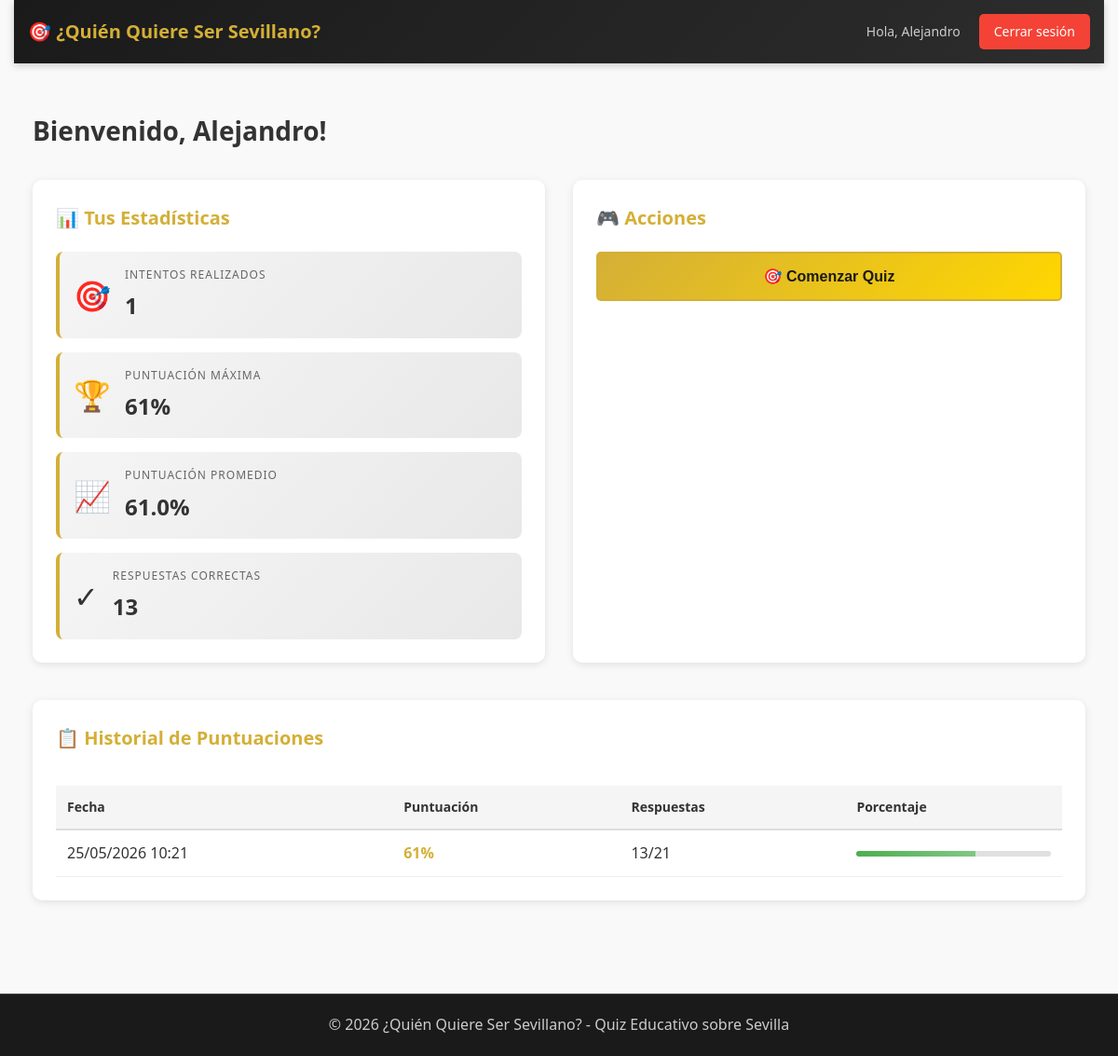
The app's page /dashboard (signed in) with its own data.
### tables this page shows
CREATE TABLE puntuaciones (
            id INTEGER PRIMARY KEY AUTOINCREMENT,
            usuario_id INTEGER NOT NULL,
            puntuacion_total INTEGER NOT NULL,
            respuestas_correctas INTEGER NOT NULL,
            respuestas_totales INTEGER NOT NULL,
            fecha_intento TIMESTAMP DEFAULT CURRENT_TIMESTAMP,
            FOREIGN KEY (usuario_id) REFERENCES usuarios(id) ON DELETE CASCADE
        );

### app.py (the view)
@app.route('/dashboard')
def dashboard():
    if 'user_id' not in session:
        return redirect(url_for('login'))
    user_id = session['user_id']
    stats = db.get_user_stats(user_id)
    scores = db.get_user_scores(user_id)
    return render_template(
        'dashboard.html',
        nombre=session['nombre'],
        stats=stats,
        scores=scores
    )

### app.py (called while the page is built)
@app.before_request
def before_request():
    try:
        _ = db.connection
    except Exception as e:
        print(f"Error en before_request: {e}")

@app.teardown_appcontext
def shutdown_session(exception=None):
    pass

### database.py (called while the page is built, shortened)
    def _get_connection(self):
        return self._local.connection

    @property
    def connection(self):
        return self._get_connection()

    def fetch_query(self, query, params=None):
        cursor = None
        try:
            conn = self.connection
            cursor = conn.cursor()
            if params:
                cursor.execute(query, params)
            else:
                cursor.execute(query)
            columns = [description[0] for description in cursor.description] if cursor.description else []
            result = []
            for row in cursor.fetchall():
                result.append(dict(zip(columns, row)))
            return result
        except Exception as e:
            print(f"Error en consulta: {e}")
            return None
        finally:
            if cursor:
                cursor.close()

    def get_user_scores(self, user_id):
        query = """
        SELECT * FROM puntuaciones
        WHERE usuario_id = ?
        ORDER BY fecha_intento DESC
        """
        scores = self.fetch_query(query, (user_id,))
        if scores:
            for score in scores:
                if isinstance(score['fecha_intento'], str):
                    score['fecha_intento'] = datetime.fromisoformat(score['fecha_intento'])
        return scores

    def get_user_stats(self, user_id):
        query = """
        SELECT
            COUNT(*) as total_intentos,
            MAX(puntuacion_total) as puntuacion_maxima,
            AVG(puntuacion_total) as puntuacion_promedio,
            SUM(respuestas_correctas) as total_respuestas_correctas
        FROM puntuaciones
        WHERE usuario_id = ?
        """
        result = self.fetch_query(query, (user_id,))
        return result[0] if result else None

### templates/dashboard.html (shortened to what this page needs)
{% extends "base.html" %}
{% block content %}
<div class="dashboard-container">
    <h1>Bienvenido, {{ nombre }}!</h1>
    <div class="dashboard-grid">
        <div class="stats-section">
            <h2>📊 Tus Estadísticas</h2>
            {% if stats and stats.total_intentos %}
            <div class="stats-grid">
                <div class="stat-card">
                    <div class="stat-icon">🎯</div>
                    <div class="stat-info">
                        <div class="stat-label">Intentos Realizados</div>
                        <div class="stat-value">{{ stats.total_intentos }}</div>
                    </div>
                </div>
                <div class="stat-card">
                    <div class="stat-icon">🏆</div>
                    <div class="stat-info">
                        <div class="stat-label">Puntuación Máxima</div>
                        <div class="stat-value">{{ "%.0f"|format(stats.puntuacion_maxima) }}%</div>
                    </div>
                </div>
                <div class="stat-card">
                    <div class="stat-icon">📈</div>
                    <div class="stat-info">
                        <div class="stat-label">Puntuación Promedio</div>
                        <div class="stat-value">{{ "%.1f"|format(stats.puntuacion_promedio) }}%</div>
                    </div>
                </div>
                <div class="stat-card">
                    <div class="stat-icon">✓</div>
                    <div class="stat-info">
                        <div class="stat-label">Respuestas Correctas</div>
                        <div class="stat-value">{{ stats.total_respuestas_correctas }}</div>
                    </div>
                </div>
            </div>
            {% else %}
            <div class="no-stats">
                <p>Aún no has completado ningún quiz. ¡Comienza ahora!</p>
            </div>
            {% endif %}
        </div>
        <div class="actions-section">
            <h2>🎮 Acciones</h2>
            <form action="{{ url_for('start_quiz') }}" method="POST">
                <button type="submit" class="btn btn-primary btn-large btn-block">
                    🎯 Comenzar Quiz
                </button>
            </form>
        </div>
    </div>
    <div class="history-section">
        <h2>📋 Historial de Puntuaciones</h2>
        {% if scores %}
        <div class="scores-table-wrapper">
            <table class="scores-table">
                <thead>
                    <tr>
                        <th>Fecha</th>
                        <th>Puntuación</th>
                        <th>Respuestas</th>
                        <th>Porcentaje</th>
                    </tr>
                </thead>
                <tbody>
                    {% for score in scores %}
                    <tr>
                        <td>{{ score.fecha_intento.strftime('%d/%m/%Y %H:%M') }}</td>
                        <td class="score-value">{{ score.puntuacion_total }}%</td>
                        <td>{{ score.respuestas_correctas }}/{{ score.respuestas_totales }}</td>
                        <td>
                            <div class="progress-bar">
                                <div class="progress-fill" style="width: {{ score.puntuacion_total }}%"></div>
                            </div>
                        </td>
                    </tr>
                    {% endfor %}
                </tbody>
            </table>
        </div>
        {% else %}
        <div class="no-history">
            <p>No hay intentos registrados aún.</p>
        </div>
        {% endif %}
    </div>
</div>
{% endblock %}

### static/style.css (style rules this page uses)
* { margin: 0; padding: 0; box-sizing: border-box; }
:root { --color-primary: #d4af37; --color-secondary: #f0f0f0; --color-dark: #333; --color-light: #f9f9f9; --color-success: #4caf50; --color-danger: #f44336; --color-warning: #ff9800; --font-main: 'Segoe UI', Tahoma, Geneva, Verdana, sans-serif; }
html, body { height: 100%; font-family: var(--font-main); background-color: var(--color-light); color: var(--color-dark); }
body { display: flex; flex-direction: column; line-height: 1.6; }
.btn { display: inline-block; padding: 10px 20px; border: none; border-radius: 5px; cursor: pointer; text-decoration: none; font-weight: 600; transition: all 0.3s ease; font-size: 14px; text-align: center; }
.btn-primary { background: linear-gradient(135deg, var(--color-primary), #ffd700); color: #1a1a1a; border: 2px solid var(--color-primary); }
.btn-large { padding: 12px 30px; font-size: 16px; }
.btn-block { width: 100%; display: block; }

### templates/dashboard.html (style rules this page uses)
.dashboard-container { max-width: 1200px; margin: 30px auto; padding: 20px; }
.dashboard-container > h1 { color: #333; margin-bottom: 30px; font-size: 28px; }
.dashboard-grid { display: grid; grid-template-columns: repeat(auto-fit, minmax(500px, 1fr)); gap: 30px; margin-bottom: 40px; }
.stats-section, .actions-section, .history-section { background: white; border-radius: 10px; padding: 25px; box-shadow: 0 2px 8px rgba(0, 0, 0, 0.1); }
.stats-section h2, .actions-section h2, .history-section h2 { color: #d4af37; margin-bottom: 20px; font-size: 20px; }
.stats-grid { display: grid; grid-template-columns: 1fr; gap: 15px; }
.stat-card { display: flex; align-items: center; justify-content: space-between; background: linear-gradient(135deg, #f5f5f5 0%, #e8e8e8 100%); padding: 15px; border-radius: 8px; border-left: 4px solid #d4af37; }
.stat-icon { font-size: 32px; margin-right: 15px; }
.stat-info { flex: 1; }
.stat-label { color: #666; font-size: 12px; text-transform: uppercase; letter-spacing: 1px; }
.stat-value { color: #333; font-size: 24px; font-weight: bold; margin-top: 5px; }
.btn-block { width: 100%; padding: 15px; font-size: 16px; }
.history-section { grid-column: 1 / -1; }
.scores-table-wrapper { overflow-x: auto; }
.scores-table { width: 100%; border-collapse: collapse; margin-top: 15px; }
.scores-table thead { background: #f5f5f5; border-bottom: 2px solid #ddd; }
.scores-table th { padding: 12px; text-align: left; color: #333; font-weight: 600; font-size: 14px; }
.scores-table td { padding: 12px; border-bottom: 1px solid #eee; }
.score-value { font-weight: 600; color: #d4af37; font-size: 16px; }
.progress-bar { width: 100%; height: 6px; background: #e0e0e0; border-radius: 3px; overflow: hidden; }
.progress-fill { height: 100%; background: linear-gradient(90deg, #4caf50, #81c784); transition: width 0.3s ease; }
.actions-section form { display: flex; }

### records on screen
puntuaciones: fecha_intento "25/05/2026 10:21", puntuacion_total "61", respuestas_correctas "13", respuestas_totales "21"

### other values on screen
{{ session['nombre'] }} "Alejandro"
{{ nombre }} "Alejandro"
{{ stats.total_intentos }} "1"
{{ "%.0f"|format(stats.puntuacion_maxima) }} "61"
{{ "%.1f"|format(stats.puntuacion_promedio) }} "61.0"
{{ stats.total_respuestas_correctas }} "13"
